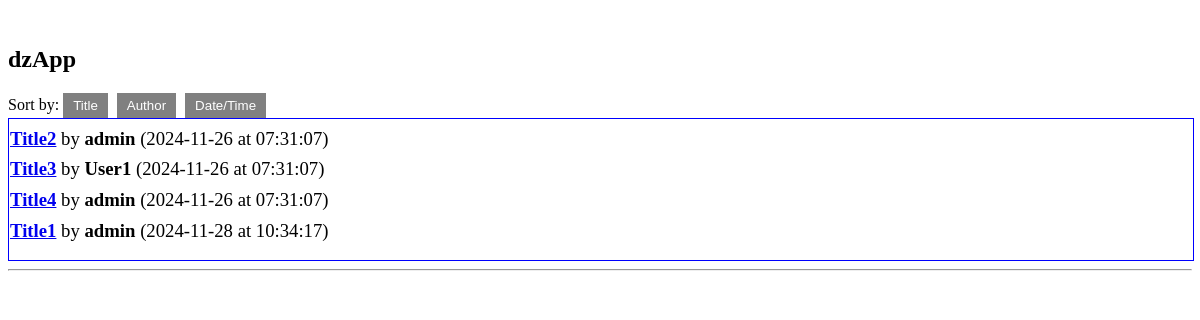
The page / on the database its author committed.
### dzencode/models.py (models this page shows)
class MsgDb(models.Model):
    title = models.CharField(max_length=255)
    user = models.ForeignKey(User, on_delete=models.CASCADE, default=1)
    content = models.TextField()
    published_date = models.DateField(default=timezone.now)
    published_time = models.TimeField(default=timezone.now)
    parent = models.ForeignKey('self', null=True, blank=True, related_name='comments', on_delete=models.CASCADE)
    is_root = models.BooleanField(default=True)
    has_child = models.BooleanField(default=False)

class User(models.Model):
    username = models.CharField(max_length=50)

### dzencode/views.py (the view)
# urls.py: path('', index, name='index'),
def index(request):
    if request.headers.get('x-requested-with') == 'XMLHttpRequest':
        title = request.GET.get('title', 'default_title')
        if MsgDb.objects.filter(title=title).exists():
            msg = MsgDb.objects.get(title=title)
            def get_comments_tree(comment):
                return {
                    'id': comment.id,
                    'content': comment.content,
                    'user__username': comment.user.username,
                    'published_date': comment.published_date.strftime('%Y-%m-%d'),
                    'published_time': comment.published_time.strftime('at %H:%M:%S'),
                    'has_child': comment.has_child,
                    'children': [get_comments_tree(c) for c in comment.comments.all()]
                }
            data = {
                'message': msg.content,
                'title': msg.title,
                'user_name': msg.user.username,
                'date': msg.published_date.strftime('%Y-%m-%d'),
                'time': msg.published_time.strftime('at %H:%M:%S'),
                'comments': [get_comments_tree(c) for c in msg.comments.filter(is_root=False)]
            }
            return JsonResponse(data)
        else:
            return JsonResponse({'error': 'Message does not exist'}, status=404)
    else:
        msgs = MsgDb.objects.select_related('user').filter(is_root=True)  ## display root posts only
        return render(request, 'index.html', context={'msgs': msgs})

### dzencode/templates/index.html (shortened to what this page needs)
﻿<!DOCTYPE html>
<html>
<head>
    {% load static %}
    <link rel="stylesheet" type="text/css" href="{% static 'dzencode/css/styles.css' %}">
</head>
<body>
<h2>dzApp</h2>
<div class="sort-options">
    <label>Sort by: </label>
    <button id="sort-title">Title</button>
    <button id="sort-author">Author</button>
    <button id="sort-datetime">Date/Time</button>
</div>
<div class="msg-all">
{% for msg in msgs %}
    <div class="msg-item">
        <h3>
            <a href="#" name="{{ msg.title }}">{{ msg.title }}</a>
            <span class="msg-aftertitle">by <strong>{{ msg.user.username }}</strong> ({{ msg.published_date|date:"Y-m-d" }} at {{ msg.published_time|time:"H:i:s" }})</span>
        </h3>
    </div>
{% endfor %}
</div>
<hr>
</body>
</html>

### dzencode/static/dzencode/css/styles.css (style rules this page uses)
.msg-item { border: 0px solid darkgray; margin: -10px 1px -10px 1px; }
.msg-all { border: 1px solid blue; max-height:450px; width:100%; overflow-x:hidden; overflow-y: auto; padding-bottom:10px; }
.msg-aftertitle { font-weight: normal; display: inline; }
button { background-color: gray; color: white; border: none; padding: 5px 10px; cursor: pointer; margin-right: 5px; }

### rows shown on the page
MsgDb: title "Title2", user.username "admin", published_date "2024-11-26", published_time "07:31:07"
MsgDb: title "Title3", user.username "User1", published_date "2024-11-26", published_time "07:31:07"
MsgDb: title "Title4", user.username "admin", published_date "2024-11-26", published_time "07:31:07"
MsgDb: title "Title1", user.username "admin", published_date "2024-11-28", published_time "10:34:17"
